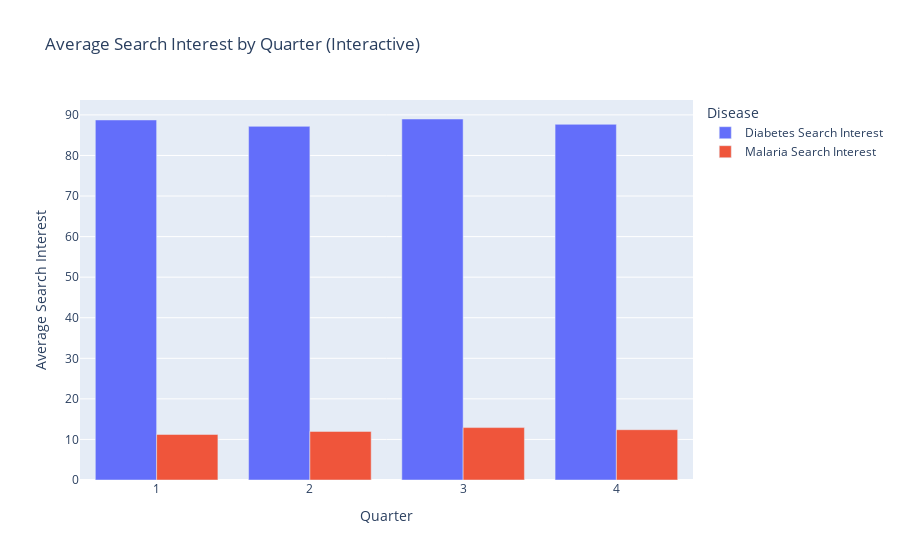

The notebook cell this image was saved under:
### Markdown cell above
### B. Seasonal Pattern Analysis
Understanding seasonal variations in disease awareness.

### Code cell
# # Add seasonal features
# trends_data['quarter'] = trends_data['Month'].dt.quarter
# trends_data['month'] = trends_data['Month'].dt.month

# # Analyze seasonal patterns
# quarterly_avg = trends_data.groupby('quarter')[['diabetes_trend', 'malaria_trend']].mean()

# plt.figure(figsize=(10, 5))
# quarterly_avg.plot(kind='bar', ax=plt.gca())
# plt.title('Average Search Interest by Quarter')
# plt.xlabel('Quarter')
# plt.ylabel('Average Search Interest')
# plt.legend()
# plt.tight_layout()
# plt.show()

# print("\nQuarterly averages:")
# print(quarterly_avg)

trends_data['quarter'] = trends_data['Month'].dt.quarter
quarterly_avg = trends_data.groupby('quarter')[['diabetes_trend', 'malaria_trend']].mean().reset_index()

quarterly_avg_long = quarterly_avg.melt(id_vars='quarter', 
                                        value_vars=['diabetes_trend', 'malaria_trend'],
                                        var_name='Disease', value_name='Average Search Interest')

# Rename for better legend
quarterly_avg_long['Disease'] = quarterly_avg_long['Disease'].map({
    'diabetes_trend': 'Diabetes Search Interest',
    'malaria_trend': 'Malaria Search Interest'
})

fig = px.bar(
    quarterly_avg_long,
    x='quarter',
    y='Average Search Interest',
    color='Disease',
    barmode='group',
    labels={'quarter': 'Quarter'},
    title='Average Search Interest by Quarter (Interactive)'
)

fig.show()

### Figure 1 — Plotly figure (JSON) as saved in the notebook; plotly's stock layout.template omitted (floating-point values rounded to 4 significant figures)
{"data": [{"alignmentgroup": "True", "hovertemplate": "Disease=Diabetes Search Interest<br>Quarter=%{x}<br>Average Search Interest=%{y}<extra></extra>", "legendgroup": "Diabetes Search Interest", "marker": {"color": "#636efa", "pattern": {"shape": ""}}, "name": "Diabetes Search Interest", "offsetgroup": "Diabetes Search Interest", "orientation": "v", "showlegend": true, "textposition": "auto", "type": "bar", "x": [1, 2, 3, 4], "xaxis": "x", "y": [88.75, 87.18, 88.99, 87.68], "yaxis": "y"}, {"alignmentgroup": "True", "hovertemplate": "Disease=Malaria Search Interest<br>Quarter=%{x}<br>Average Search Interest=%{y}<extra></extra>", "legendgroup": "Malaria Search Interest", "marker": {"color": "#EF553B", "pattern": {"shape": ""}}, "name": "Malaria Search Interest", "offsetgroup": "Malaria Search Interest", "orientation": "v", "showlegend": true, "textposition": "auto", "type": "bar", "x": [1, 2, 3, 4], "xaxis": "x", "y": [11.23, 11.98, 12.92, 12.4], "yaxis": "y"}], "layout": {"barmode": "group", "legend": {"title": {"text": "Disease"}, "tracegroupgap": 0}, "title": {"text": "Average Search Interest by Quarter (Interactive)"}, "xaxis": {"anchor": "y", "domain": [0, 1], "title": {"text": "Quarter"}}, "yaxis": {"anchor": "x", "domain": [0, 1], "title": {"text": "Average Search Interest"}}}}
